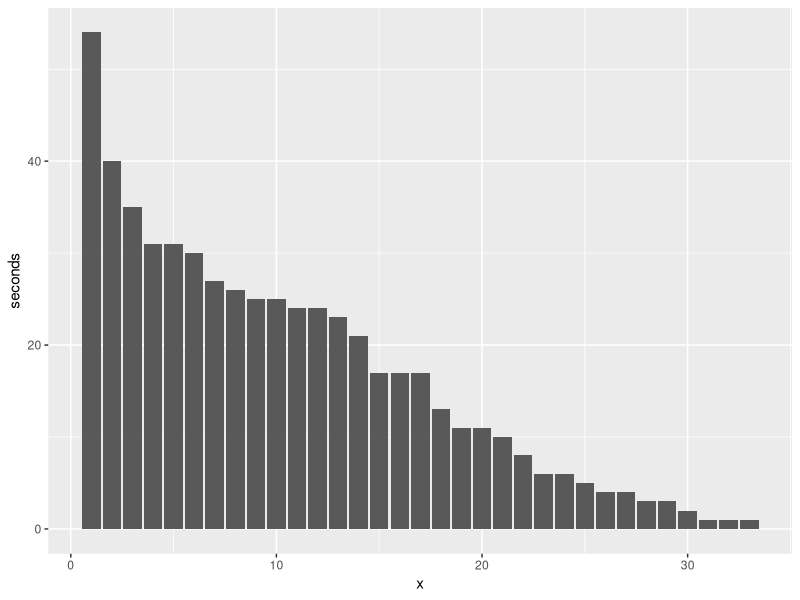

Write R code to recreate this figure. (Note: this script raises an error after producing the figure.)
library(ggplot2)

baseline.duration <- read.table('baseline-duration.dat')
baseline.duration.df <- data.frame(x=seq(1:length(baseline.duration$V1)),seconds=sort(baseline.duration$V1,decreasing=T))
ggplot(baseline.duration.df,aes(x=x,y=seconds))+geom_bar(stat='Identity')
duration.1k.df <- data.frame(x=seq(1:length(duration.1k$V1)),seconds=sort(duration.1k$V1,decreasing=T))
ggplot(duration.1k.df,aes(x=x,y=seconds))+geom_bar(stat='Identity')
